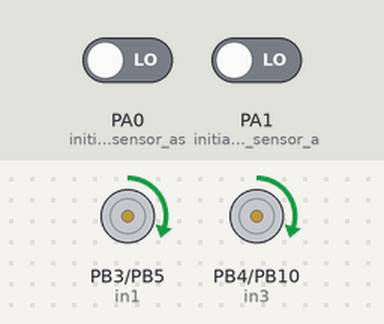
The sketch below on a simulated STM32 Blue Pill. On the bench: motor-driver pin pairs drawn as motors (green arrow = first pin HIGH = forward, orange = second pin HIGH = backward, longer = more drive, scaled by the enable pin). Inputs (shaded band) come from the test bench; at power-on: PA0 (initialize_Left_sensor_as) LOW, PA1 (initialize_Right_sensor_a) LOW.

Above: at 1.2 s.
1.3 s: PA0 (initialize_Left_sensor_as) driven HIGH
At 1.8 s:
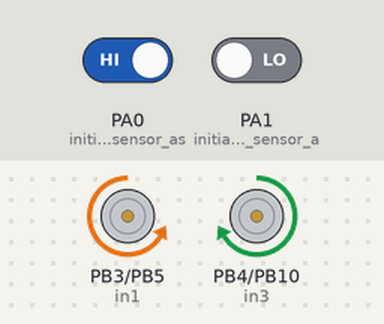
2.8 s: PA1 (initialize_Right_sensor_a) driven HIGH
At 4.0 s:
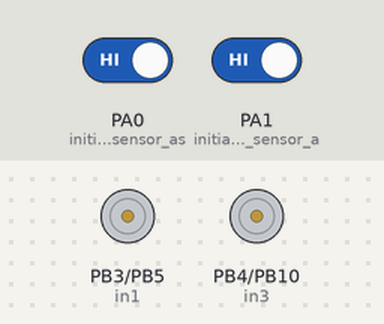
4.3 s: PA0 (initialize_Left_sensor_as) driven LOW
At 5.3 s:
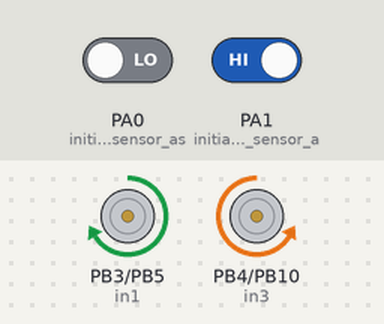
5.8 s: PA1 (initialize_Right_sensor_a) driven LOW
At 6.4 s:
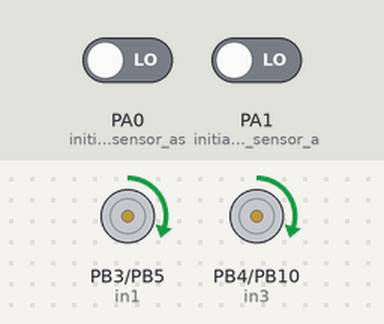
7.3 s: PA0 (initialize_Left_sensor_as) driven HIGH and PA1 (initialize_Right_sensor_a) driven HIGH
At 7.6 s:
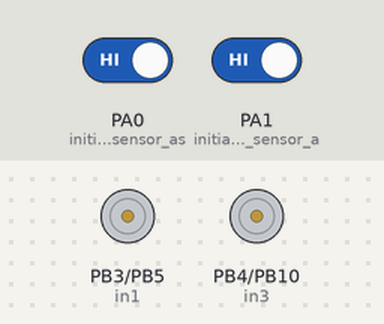
Timing chart, 0 to 9.8 s (numbered marks = the images above; inputs shaded):
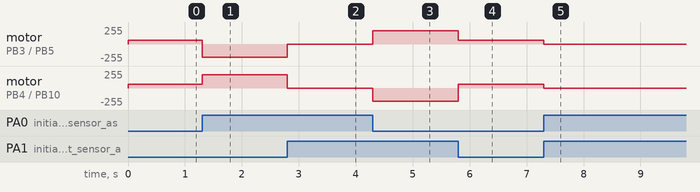

Measured:
- after the input at 1.3 s, motor on PB3 (in1) / PB5 (in2): forward 60/255 → backward 200/255 at once; motor on PB4 (in3) / PB10 (in4): forward 60/255 → forward 200/255 at once
- after the input at 2.8 s, motor on PB3 (in1) / PB5 (in2): backward 200/255 → stopped at once; motor on PB4 (in3) / PB10 (in4): forward 200/255 → stopped at once
- after the input at 4.3 s, motor on PB3 (in1) / PB5 (in2): stopped → forward 200/255 at once; motor on PB4 (in3) / PB10 (in4): stopped → backward 200/255 at once
- after the input at 5.8 s, motor on PB3 (in1) / PB5 (in2): forward 200/255 → forward 60/255 at once; motor on PB4 (in3) / PB10 (in4): backward 200/255 → forward 60/255 at once
- after the input at 7.3 s, motor on PB3 (in1) / PB5 (in2), motor on PB4 (in3) / PB10 (in4): forward 60/255 → stopped at once

The sketch:

Line_Tracking_Automated_car.ino
```cpp
#define in1 PB3
#define in2 PB5
#define in3 PB4
#define in4 PB10
#define enA PA10
#define enB PA8
#define echo PA2    //Echo pin
#define trigger PB0 //Trigger pin
#define servo PC0
int Set=15;
int distance_L, distance_F, distance_R;


 int M1_Speed = 60; // speed of motor 1
 int M2_Speed = 60; // speed of motor 2
 int LeftRotationSpeed = 200;  // Left Rotation Speed
 int RightRotationSpeed = 200; // Right Rotation Speed


 void setup() {pinMode(echo, INPUT );// declare ultrasonic sensor Echo pin as input
pinMode(trigger, OUTPUT); // declare ultrasonic sensor Trigger pin as Output
  pinMode(in1,OUTPUT);
  pinMode(in2,OUTPUT);
  pinMode(in3,OUTPUT);
  pinMode(in4,OUTPUT);

    pinMode(enA,OUTPUT);
    pinMode(enB,OUTPUT);

      pinMode(PA0, INPUT); // initialize Left sensor as an input
      pinMode(PA1, INPUT); // initialize Right sensor as an input

}

void loop() {

  int LEFT_SENSOR = digitalRead(PA0);
  int RIGHT_SENSOR = digitalRead(PA1);

if(RIGHT_SENSOR==0 && LEFT_SENSOR==0) {
    forward(); //FORWARD
}

  else if(RIGHT_SENSOR==0 && LEFT_SENSOR==1) {
    right(); //Move Right
 }

  else if(RIGHT_SENSOR==1 && LEFT_SENSOR==0) {
    left(); //Move Left
}

  else if(RIGHT_SENSOR==1 && LEFT_SENSOR==1) {
    Stop();  //STOP
 }
}


void forward()
{
            digitalWrite(in1, HIGH);
            digitalWrite(in2, LOW);
            digitalWrite(in3, HIGH);
            digitalWrite(in4, LOW);

                analogWrite(enA, M1_Speed);
                analogWrite(enB, M2_Speed);
}

void backward()
{
            digitalWrite(in1, LOW);
            digitalWrite(in2, HIGH);
            digitalWrite(in3, LOW);
            digitalWrite(in4, HIGH);

                analogWrite(enA, M1_Speed);
                analogWrite(enB, M2_Speed);
}

void right()
{
            digitalWrite(in1, LOW);
            digitalWrite(in2, HIGH);
            digitalWrite(in3, HIGH);
            digitalWrite(in4, LOW);

                analogWrite(enA, LeftRotationSpeed);
                analogWrite(enB, RightRotationSpeed);
}

void left()
{
            digitalWrite(in1, HIGH);
            digitalWrite(in2, LOW);
            digitalWrite(in3, LOW);
            digitalWrite(in4, HIGH);

                analogWrite(enA, LeftRotationSpeed);
                analogWrite(enB, RightRotationSpeed);
}

void Stop()
{
            digitalWrite(in1, LOW);
            digitalWrite(in2, LOW);
            digitalWrite(in3, LOW);
            digitalWrite(in4, LOW);
}
```
